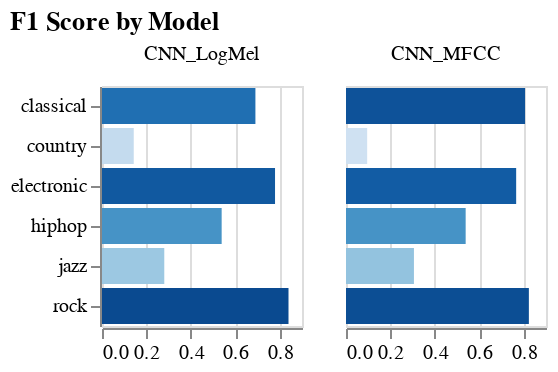

The code cell stored with this chart in its notebook:
### Code cell
alt.Chart(comparison_dfs['f1-score']).mark_bar().encode(
        x=alt.X('amount:Q', title=None),
        y=alt.Y('type:N', title=None),
        color=alt.Color('amount:Q', legend=None),
        column=alt.Column('index',
                        title=None)).transform_fold(as_=['type', 'amount'],
                                                    fold=genres).properties(
                                                        width=100,
                                                        title=f'F1 Score by Model')

### Figure 1 — Vega specification as saved in the notebook (floating-point values rounded to 4 significant figures)
{"$schema": "https://vega.github.io/schema/vega/v5.json", "data": [{"name": "source_0", "values": [{"index": "CNN_MFCC", "classical": 0.8057, "country": 0.09524, "electronic": 0.7657, "hiphop": 0.5385, "jazz": 0.3057, "rock": 0.8229, "accuracy": 0.7619, "macro avg": 0.5556, "weighted avg": 0.7433, "type": "classical", "amount": 0.8057, "amount_start": 0.0, "amount_end": 0.8057}, {"index": "CNN_MFCC", "classical": 0.8057, "country": 0.09524, "electronic": 0.7657, "hiphop": 0.5385, "jazz": 0.3057, "rock": 0.8229, "accuracy": 0.7619, "macro avg": 0.5556, "weighted avg": 0.7433, "type": "country", "amount": 0.09524, "amount_start": 0.0, "amount_end": 0.09524}, {"index": "CNN_MFCC", "classical": 0.8057, "country": 0.09524, "electronic": 0.7657, "hiphop": 0.5385, "jazz": 0.3057, "rock": 0.8229, "accuracy": 0.7619, "macro avg": 0.5556, "weighted avg": 0.7433, "type": "electronic", "amount": 0.7657, "amount_start": 0.0, "amount_end": 0.7657}, {"index": "CNN_MFCC", "classical": 0.8057, "country": 0.09524, "electronic": 0.7657, "hiphop": 0.5385, "jazz": 0.3057, "rock": 0.8229, "accuracy": 0.7619, "macro avg": 0.5556, "weighted avg": 0.7433, "type": "hiphop", "amount": 0.5385, "amount_start": 0.0, "amount_end": 0.5385}, {"index": "CNN_MFCC", "classical": 0.8057, "country": 0.09524, "electronic": 0.7657, "hiphop": 0.5385, "jazz": 0.3057, "rock": 0.8229, "accuracy": 0.7619, "macro avg": 0.5556, "weighted avg": 0.7433, "type": "jazz", "amount": 0.3057, "amount_start": 0.0, "amount_end": 0.3057}, {"index": "CNN_MFCC", "classical": 0.8057, "country": 0.09524, "electronic": 0.7657, "hiphop": 0.5385, "jazz": 0.3057, "rock": 0.8229, "accuracy": 0.7619, "macro avg": 0.5556, "weighted avg": 0.7433, "type": "rock", "amount": 0.8229, "amount_start": 0.0, "amount_end": 0.8229}, {"index": "CNN_LogMel", "classical": 0.6904, "country": 0.1429, "electronic": 0.7786, "hiphop": 0.5385, "jazz": 0.2803, "rock": 0.8393, "accuracy": 0.7679, "macro avg": 0.545, "weighted avg": 0.75, "type": "classical", "amount": 0.6904, "amount_start": 0.0, "amount_end": 0.6904}, {"index": "CNN_LogMel", "classical": 0.6904, "country": 0.1429, "electronic": 0.7786, "hiphop": 0.5385, "jazz": 0.2803, "rock": 0.8393, "accuracy": 0.7679, "macro avg": 0.545, "weighted avg": 0.75, "type": "country", "amount": 0.1429, "amount_start": 0.0, "amount_end": 0.1429}, {"index": "CNN_LogMel", "classical": 0.6904, "country": 0.1429, "electronic": 0.7786, "hiphop": 0.5385, "jazz": 0.2803, "rock": 0.8393, "accuracy": 0.7679, "macro avg": 0.545, "weighted avg": 0.75, "type": "electronic", "amount": 0.7786, "amount_start": 0.0, "amount_end": 0.7786}, {"index": "CNN_LogMel", "classical": 0.6904, "country": 0.1429, "electronic": 0.7786, "hiphop": 0.5385, "jazz": 0.2803, "rock": 0.8393, "accuracy": 0.7679, "macro avg": 0.545, "weighted avg": 0.75, "type": "hiphop", "amount": 0.5385, "amount_start": 0.0, "amount_end": 0.5385}, {"index": "CNN_LogMel", "classical": 0.6904, "country": 0.1429, "electronic": 0.7786, "hiphop": 0.5385, "jazz": 0.2803, "rock": 0.8393, "accuracy": 0.7679, "macro avg": 0.545, "weighted avg": 0.75, "type": "jazz", "amount": 0.2803, "amount_start": 0.0, "amount_end": 0.2803}, {"index": "CNN_LogMel", "classical": 0.6904, "country": 0.1429, "electronic": 0.7786, "hiphop": 0.5385, "jazz": 0.2803, "rock": 0.8393, "accuracy": 0.7679, "macro avg": 0.545, "weighted avg": 0.75, "type": "rock", "amount": 0.8393, "amount_start": 0.0, "amount_end": 0.8393}]}, {"name": "column_domain", "values": [{"index": "CNN_MFCC", "count": 6}, {"index": "CNN_LogMel", "count": 6}]}, {"name": "source_0_y_domain_type", "values": [{"type": "classical"}, {"type": "country"}, {"type": "electronic"}, {"type": "hiphop"}, {"type": "jazz"}, {"type": "rock"}]}, {"name": "source_0_color_domain_amount", "values": [{"min": 0.09524, "max": 0.8393}]}], "signals": [{"name": "child_width", "value": 100}, {"name": "y_step", "value": 20}, {"name": "child_height", "update": "bandspace(domain('y').length, 0.1, 0.05) * y_step"}], "marks": [{"type": "group", "name": "row_header", "encode": {"update": {"height": {"signal": "child_height"}}}, "axes": [{"scale": "y", "grid": false, "orient": "left", "zindex": 0}], "role": "row-header"}, {"type": "group", "name": "column_header", "from": {"data": "column_domain"}, "sort": {"field": "datum[\"index\"]", "order": "ascending"}, "encode": {"update": {"width": {"signal": "child_width"}}}, "title": {"text": {"signal": "isValid(parent[\"index\"]) ? parent[\"index\"] : \"\"+parent[\"index\"]"}, "offset": 10, "frame": "group", "style": "guide-label"}, "role": "column-header"}, {"type": "group", "name": "column_footer", "from": {"data": "column_domain"}, "sort": {"field": "datum[\"index\"]", "order": "ascending"}, "encode": {"update": {"width": {"signal": "child_width"}}}, "axes": [{"scale": "x", "labelFlush": true, "tickCount": {"signal": "ceil(child_width/40)"}, "zindex": 0, "orient": "bottom", "grid": false, "labelOverlap": true}], "role": "column-footer"}, {"type": "group", "name": "cell", "from": {"facet": {"data": "source_0", "name": "facet", "groupby": ["index"]}}, "sort": {"field": ["datum[\"index\"]"], "order": ["ascending"]}, "encode": {"update": {"height": {"signal": "child_height"}, "width": {"signal": "child_width"}}}, "marks": [{"type": "rect", "name": "child_marks", "from": {"data": "facet"}, "encode": {"update": {"height": {"signal": "max(0.25, bandwidth('y'))"}, "x": {"field": "amount_end", "scale": "x"}, "fill": {"field": "amount", "scale": "color"}, "x2": {"field": "amount_start", "scale": "x"}, "y": {"field": "type", "scale": "y"}}}, "style": ["bar"]}], "axes": [{"scale": "x", "gridScale": "y", "orient": "bottom", "grid": true, "tickCount": {"signal": "ceil(child_width/40)"}, "domain": false, "minExtent": 0, "labels": false, "aria": false, "maxExtent": 0, "zindex": 0, "ticks": false}], "style": "cell"}], "scales": [{"name": "x", "type": "linear", "domain": {"data": "source_0", "fields": ["amount_start", "amount_end"]}, "range": [0, {"signal": "child_width"}], "zero": true, "nice": true}, {"name": "y", "type": "band", "domain": {"data": "source_0_y_domain_type", "field": "type", "sort": true}, "range": {"step": {"signal": "y_step"}}, "paddingOuter": 0.05, "paddingInner": 0.1}, {"name": "color", "type": "linear", "domain": [{"signal": "(data(\"source_0_color_domain_amount\")[0] || {}).min"}, {"signal": "(data(\"source_0_color_domain_amount\")[0] || {}).max"}], "range": "ramp", "zero": false, "interpolate": "hcl"}], "title": {"text": "F1 Score by Model", "anchor": "start"}, "layout": {"padding": 20, "columns": {"signal": "length(data('column_domain'))"}, "bounds": "full", "align": "all"}, "background": "white", "padding": 5}
